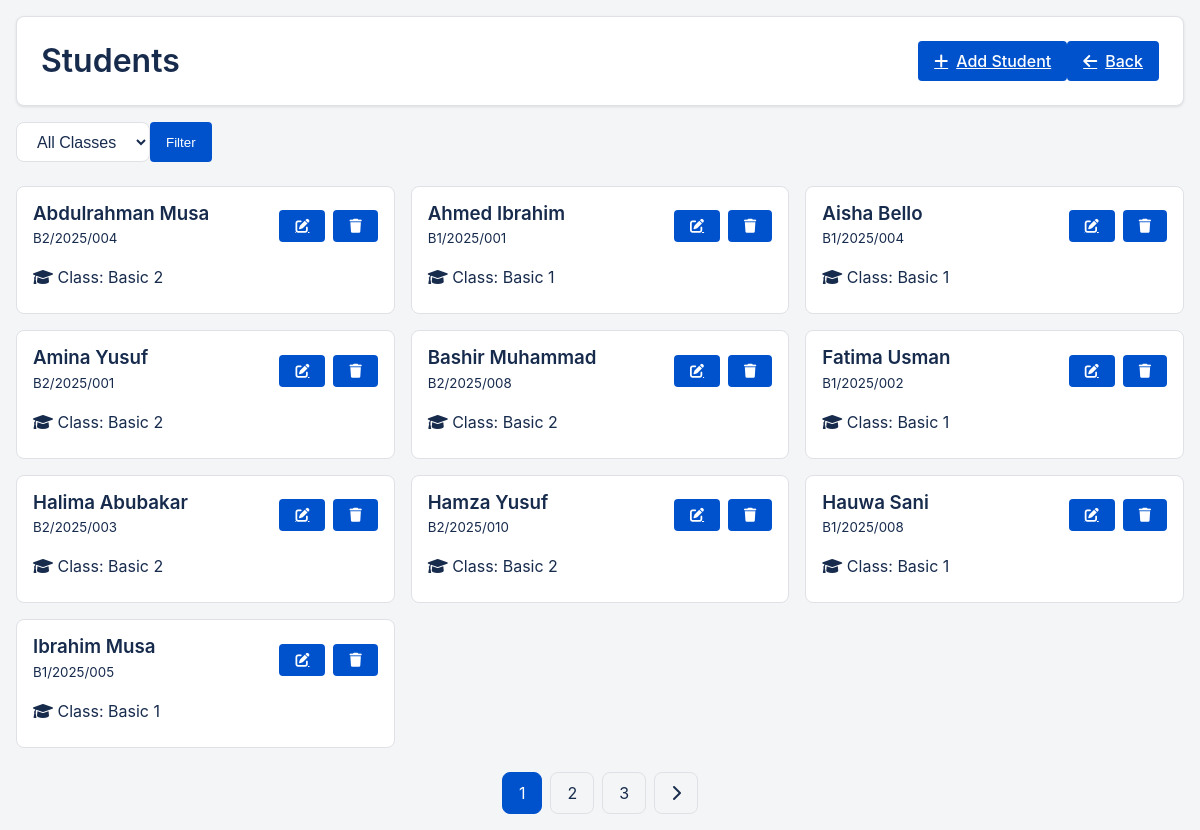
The app's page /admin/students_list.php?school_id=1 (signed in) with its own data.
### tables this page shows
CREATE TABLE `students` (
  `id` int NOT NULL,
  `school_id` int NOT NULL,
  `admission_number` varchar(20) NOT NULL,
  `name` varchar(255) NOT NULL,
  `class_id` int NOT NULL,
  `created_by` int NOT NULL,
  `created_at` timestamp NULL DEFAULT CURRENT_TIMESTAMP
);

CREATE TABLE `classes` (
  `id` int NOT NULL,
  `school_id` int NOT NULL,
  `class_name` varchar(100) NOT NULL,
  `description` varchar(255) DEFAULT NULL,
  `created_by` int DEFAULT NULL,
  `created_at` timestamp NOT NULL DEFAULT CURRENT_TIMESTAMP
);

### admin/students_list.php (the view, shortened to what this page needs)
<?php
require_once '../includes/db.php';
require_once '../includes/functions.php';
$schoolId = $_SESSION['school_id'] ?? 1;
$page = isset($_GET['page']) ? (int)$_GET['page'] : 1;
$perPage = 10;
$offset = ($page - 1) * $perPage;
$selectedClassId = isset($_GET['class_id']) ? (int)$_GET['class_id'] : 0;
if ($selectedClassId > 0) {
    $countStmt = $pdo->prepare("SELECT COUNT(*) FROM students WHERE school_id = ? AND class_id = ?");
    $countStmt->execute([$schoolId, $selectedClassId]);
} else {
    $countStmt = $pdo->prepare("SELECT COUNT(*) FROM students WHERE school_id = ?");
    $countStmt->execute([$schoolId]);
}
$totalStudents = $countStmt->fetchColumn();
$totalPages = ceil($totalStudents / $perPage);
if ($selectedClassId > 0) {
    $stmt = $pdo->prepare("
        SELECT s.*, c.class_name
        FROM students s
        LEFT JOIN classes c ON s.class_id = c.id
        WHERE s.school_id = ? AND s.class_id = ?
        ORDER BY s.name
        LIMIT ? OFFSET ?
    ");
    $stmt->execute([$schoolId, $selectedClassId, $perPage, $offset]);
} else {
    $stmt = $pdo->prepare("
        SELECT s.*, c.class_name
        FROM students s
        LEFT JOIN classes c ON s.class_id = c.id
        WHERE s.school_id = ?
        ORDER BY s.name
        LIMIT ? OFFSET ?
    ");
    $stmt->execute([$schoolId, $perPage, $offset]);
}
$students = $stmt->fetchAll();
?>
<!DOCTYPE html>
<html lang="en">
<head>
    <link rel="stylesheet" href="https://cdnjs.cloudflare.com/ajax/libs/font-awesome/6.0.0/css/all.min.css">
    <link rel="stylesheet" href="../assets/clean-styles.css">
</head>
<body>
    <div class="container">
        <div class="card mb-4">
            <div class="d-flex justify-content-between align-items-center">
                <h1 class="mb-0">Students</h1>
                <div class="d-flex gap-2">
                    <a href="add_student.php" class="btn">
                        <i class="fas fa-plus"></i>
                        <span class="d-none d-md-inline ml-2">Add Student</span>
                    </a>
                    <a href="dashboard.php" class="btn">
                        <i class="fas fa-arrow-left"></i>
                        <span class="d-none d-md-inline ml-2">Back</span>
                    </a>
                </div>
            </div>
        </div>
        <div class="filter-bar">
            <form method="get" class="d-flex gap-2 flex-grow-1">
                <select name="class_id" class="flex-grow-1">
                    <option value="0">All Classes</option>
                </select>
                <button type="submit" class="btn">Filter</button>
            </form>
        </div>
        <div class="students-grid">
            <?php if ($students && count($students) > 0): ?>
                <?php foreach ($students as $student): ?>
                    <div class="student-card">
                        <div class="student-header">
                            <div>
                                <h3 class="mb-0"><?php echo htmlspecialchars($student['name']); ?></h3>
                                <small class="text-light"><?php echo htmlspecialchars($student['admission_number']); ?></small>
                            </div>
                            <div class="student-actions">
                                <a href="edit_student.php?id=<?php echo $student['id']; ?>" class="btn btn-sm">
                                    <i class="fas fa-edit"></i>
                                </a>
                                <button onclick="confirmDelete(<?php echo $student['id']; ?>, '<?php echo htmlspecialchars($student['name']); ?>')"
                                        class="btn btn-sm">
                                    <i class="fas fa-trash"></i>
                                </button>
                            </div>
                        </div>
                        <div class="student-info">
                            <div class="text-light">
                                <i class="fas fa-graduation-cap"></i>
                                Class: <?php echo htmlspecialchars($student['class_name'] ?? 'Not Assigned'); ?>
                            </div>
                        </div>
                    </div>
                <?php endforeach; ?>
            <?php else: ?>
                <div class="card text-center">
                    <p class="mb-0">No students found</p>
                </div>
            <?php endif; ?>
        </div>
        <?php if ($totalPages > 1): ?>
            <div class="pagination">
                <?php for ($i = 1; $i <= $totalPages; $i++): ?>
                    <a href="?page=<?php echo $i; ?>&class_id=<?php echo $selectedClassId; ?>"
                       class="page-link <?php echo $page === $i ? 'active' : ''; ?>">
                        <?php echo $i; ?>
                    </a>
                <?php endfor; ?>
                <?php if ($page < $totalPages): ?>
                    <a href="?page=<?php echo ($page + 1); ?>&class_id=<?php echo $selectedClassId; ?>" class="page-link">
                        <i class="fas fa-chevron-right"></i>
                    </a>
                <?php endif; ?>
            </div>
        <?php endif; ?>
    </div>
</body>
</html>

### assets/clean-styles.css (style rules this page uses)
:root { --primary: #0052cc; --primary-dark: #003d99; --primary-light: #4d88ff; --secondary: #00875a; --secondary-dark: #006644; --success: #36b37e; --danger: #de350b; --warning: #ff991f; --info: #0065ff; --dark: #172b4d; --light: #f4f5f7; --white: #ffffff; --gray: #6b778c; --gray-light: #dfe1e6; --gray-dark: #253858; --body-bg: #f4f5f7; --card-bg: #ffffff; --text: #172b4d; --text-light: #5e6c84; --text-white: #ffffff; --border: #dfe1e6; --spacing-xs: 0.25rem; --spacing-sm: 0.5rem; --spacing-md: 1rem; --spacing-lg: 1.5rem; --spacing-xl: 2rem; --radius-sm: 4px; --radius: 8px; --radius-lg: 12px; --shadow-sm: 0 1px 2px rgba(0, 0, 0, 0.05); --shadow: 0 1px 3px rgba(0, 0, 0, 0.1); --shadow-lg: 0 4px 6px rgba(0, 0, 0, 0.1); --transition: 0.2s ease; }
* { margin: 0; padding: 0; box-sizing: border-box; }
html { font-size: 16px; -webkit-text-size-adjust: 100%; }
body { font-family: -apple-system, BlinkMacSystemFont, "Segoe UI", Roboto, Oxygen, Ubuntu, Cantarell, sans-serif; line-height: 1.5; color: var(--text); background-color: var(--body-bg); }
h1, h2, h3, h4, h5, h6 { margin-bottom: var(--spacing-md); font-weight: 600; line-height: 1.2; color: var(--dark); }
.container { width: 100%; padding: var(--spacing-md); margin: 0 auto; max-width: 1200px; }
.card { background: var(--card-bg); border-radius: var(--radius); box-shadow: var(--shadow); padding: var(--spacing-lg); margin-bottom: var(--spacing-md); border: 1px solid var(--border); }
input, select, textarea { width: 100%; padding: var(--spacing-sm) var(--spacing-md); border: 1px solid var(--border); border-radius: var(--radius); background-color: var(--white); color: var(--text); font-size: 1rem; }
.btn { display: inline-flex; align-items: center; justify-content: center; padding: var(--spacing-sm) var(--spacing-lg); border-radius: var(--radius); font-weight: 500; text-align: center; cursor: pointer; transition: var(--transition); background: var(--primary); color: var(--text-white); border: none; min-height: 40px; }
.btn-sm { padding: 0.25rem 0.5rem; font-size: 0.875rem; min-height: 32px; }
.d-flex { display: flex !important; }
.justify-content-between { justify-content: space-between !important; }
.align-items-center { align-items: center !important; }
.mb-0 { margin-bottom: 0 !important; }
.btn { display: inline-flex; align-items: center; gap: 0.5rem; padding: 0.5rem 1rem; border-radius: 0.25rem; border: none; cursor: pointer; transition: all 0.2s ease; }

### admin/students_list.php (style rules this page uses)
.students-grid { display: grid; grid-template-columns: repeat(auto-fill, minmax(300px, 1fr)); gap: var(--spacing-md); margin-bottom: var(--spacing-lg); }
.student-card { background: var(--white); border: 1px solid var(--border); border-radius: var(--radius); padding: var(--spacing-md); }
.student-header { display: flex; justify-content: space-between; align-items: center; margin-bottom: var(--spacing-md); }
.student-info { margin-bottom: var(--spacing-sm); }
.student-actions { display: flex; gap: var(--spacing-sm); }
.filter-bar { display: flex; gap: var(--spacing-md); margin-bottom: var(--spacing-lg); flex-wrap: wrap; }
.pagination { display: flex; justify-content: center; gap: var(--spacing-sm); margin-top: var(--spacing-lg); }
.page-link { padding: var(--spacing-sm) var(--spacing-md); border: 1px solid var(--border); border-radius: var(--radius); color: var(--text); text-decoration: none; }
.page-link.active { background: var(--primary); color: var(--white); border-color: var(--primary); }

### records on screen
students: name "Abdulrahman Musa", admission_number "B2/2025/004", class.class_name "Basic 2"
students: name "Ahmed Ibrahim", admission_number "B1/2025/001", class.class_name "Basic 1"
students: name "Aisha Bello", admission_number "B1/2025/004", class.class_name "Basic 1"
students: name "Amina Yusuf", admission_number "B2/2025/001", class.class_name "Basic 2"
students: name "Bashir Muhammad", admission_number "B2/2025/008", class.class_name "Basic 2"
students: name "Fatima Usman", admission_number "B1/2025/002", class.class_name "Basic 1"
students: name "Halima Abubakar", admission_number "B2/2025/003", class.class_name "Basic 2"
students: name "Hamza Yusuf", admission_number "B2/2025/010", class.class_name "Basic 2"
students: name "Hauwa Sani", admission_number "B1/2025/008", class.class_name "Basic 1"
students: name "Ibrahim Musa", admission_number "B1/2025/005", class.class_name "Basic 1"
